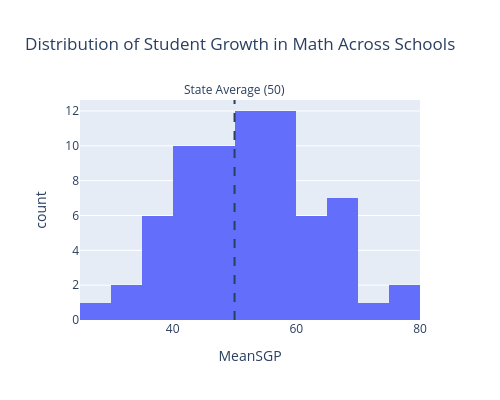

The cell this chart's notebook holds for it:
### Markdown cell above
### Histogram: Understanding the Distribution of Student Growth

To better understand how schools compare overall, I created a histogram of Mean Student Growth Percentile (MeanSGP). This visualization shows the distribution of student growth across all schools in the dataset.

A vertical reference line at 50 represents the state average growth percentile. This provides a useful benchmark for interpreting the results, as values above 50 indicate above-average growth and values below 50 indicate below-average growth.

The histogram will help contextualize other visualizations by showing how common or rare certain growth levels are. For example, if only a small number of schools achieve very high MeanSGP values, those schools may be particularly strong candidates. Conversely, if most schools cluster around the average, differences between them may be less pronounced.

### Code cell
fig_hist = px.histogram(
    df4[df4['Subject'] == 'Mathematics'],
    x='MeanSGP',
    nbins=20,
    title='Distribution of Student Growth in Math Across Schools'
)

fig_hist.update_layout(
    height=400, width = 500
)

fig_hist.add_vline(
    x=50,
    line_dash="dash",
    annotation_text="State Average (50)",
    annotation_position="top"
)

fig_hist.show()

### Figure 1 — Plotly figure (JSON) as saved in the notebook; plotly's stock layout.template omitted (floating-point values rounded to 4 significant figures)
{"data": [{"bingroup": "x", "hovertemplate": "MeanSGP=%{x}<br>count=%{y}<extra></extra>", "legendgroup": "", "marker": {"color": "#636efa", "pattern": {"shape": ""}}, "name": "", "nbinsx": 20, "orientation": "v", "showlegend": false, "type": "histogram", "x": [48.2, 55.3, 56.1, 56.2, 58.6, 41.8, 54.0, 58.4, 48.9, 32.9, 67.1, 40.8, 45.4, 55.5, 66.0, 49.4, 50.1, 69.7, 63.9, 55.8, 56.7, 35.1, 35.5, 57.2, 50.9, 66.9, 63.7, 43.8, 55.6, 52.7, 38.5, 47.0, 36.4, 55.9, 49.7, 48.3, 65.3, 60.8, 42.5, 52.0, 49.9, 69.5, 51.6, 41.0, 28.1, 44.8, 39.2, 48.1, 76.5, 62.9, 70.4, 42.6, 54.9, 42.9, 50.0, 67.5, 53.5, 63.0, 39.8, 53.4, 54.3, 64.2, 47.8, 51.1, 43.2, 75.7, 56.0, 44.1, 31.1], "xaxis": "x", "yaxis": "y"}], "layout": {"annotations": [{"showarrow": false, "text": "State Average (50)", "x": 50, "xanchor": "center", "xref": "x", "y": 1, "yanchor": "bottom", "yref": "y domain"}], "barmode": "relative", "height": 400, "legend": {"tracegroupgap": 0}, "shapes": [{"line": {"dash": "dash"}, "type": "line", "x0": 50, "x1": 50, "xref": "x", "y0": 0, "y1": 1, "yref": "y domain"}], "title": {"text": "Distribution of Student Growth in Math Across Schools"}, "width": 500, "xaxis": {"anchor": "y", "domain": [0, 1], "title": {"text": "MeanSGP"}}, "yaxis": {"anchor": "x", "domain": [0, 1], "title": {"text": "count"}}}}
